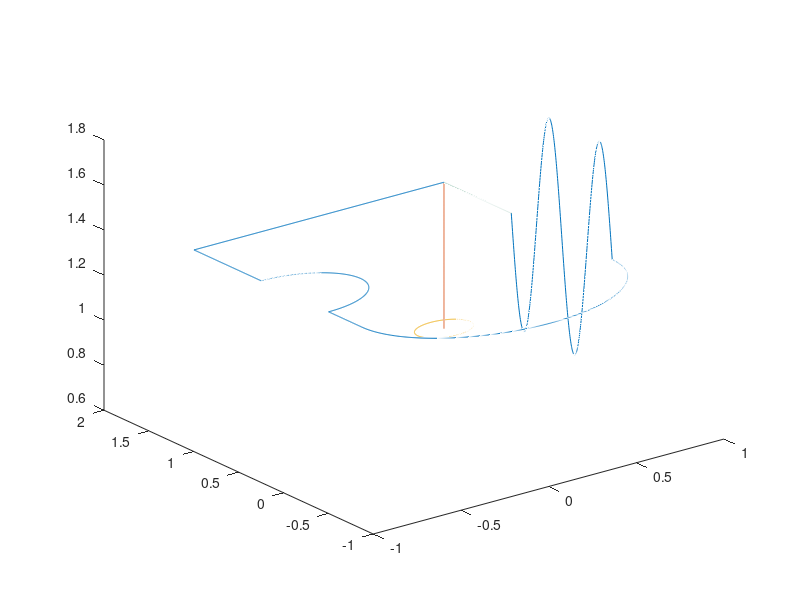

Here is the MATLAB script that generated this plot: (Note: this script raises an error after producing the figure.)
clear
set(findall(gcf,'-property','FontSize'),'FontSize',13)
set(findall(gcf,'-property','Font'),'Font','Roman')
exportFigures = false;

areaWidth = 2.05; %Width of the flight area
areaHeight = 3.45; %Height of the flight area
courseWidth = .15; %Buffer around route
courseStdHeight = 1.3; %standard height at which the drone will complete the course
ppRoute = 400; %Points per route segment
startHeight = .65; %Height at which the drone starts and stops its course route
courseScale = .75;

%Matrix definition
%x,y,z,yaw,hold time,checkpoint, ViconAvailable


%Defines the starting point
startPoint = [areaWidth/2 areaHeight/2+.5 courseStdHeight];

%Defines the first set point
firstSetPoint = [startPoint(1)-(areaWidth-courseWidth) startPoint(2) courseStdHeight];
%Generates a number of points from the start point to the first set point
courseToFirstSetPoint = [linspace(startPoint(1),firstSetPoint(1),ppRoute); linspace(startPoint(2),firstSetPoint(2),ppRoute);linspace(startPoint(3),firstSetPoint(3),ppRoute)]';
%Yaw description
yaw1 = 180*ones(ppRoute,1);
%Adds checkpoints
checkPoints = zeros(ppRoute,1);
checkPoints(1) = 1;
checkPoints(ppRoute) = 1;
%StationKeeping [s]
holdTime = zeros(ppRoute,1);
holdTime(1) = 10;
%Vicon available
vicon = ones(ppRoute,1);
%Adds the first part of the course to the total course
totalCourse = [courseToFirstSetPoint yaw1 holdTime checkPoints vicon];

%Defines the second setpoint and generates route from the first to the
%second set point
secondSetPoint = [firstSetPoint(1) firstSetPoint(2)-1 courseStdHeight];
courseToSecondSetPoint = [linspace(firstSetPoint(1),secondSetPoint(1),ppRoute); linspace(firstSetPoint(2),secondSetPoint(2),ppRoute);linspace(firstSetPoint(3),secondSetPoint(3),ppRoute)]';
yaw2 = (yaw1(1)+90)*ones(ppRoute,1);
checkPoints = zeros(ppRoute,1);
checkPoints(1) = 0;
checkPoints(ppRoute) = 1;
holdTime = zeros(ppRoute,1);
totalCourse = [totalCourse; courseToSecondSetPoint yaw2 holdTime checkPoints vicon];

%Defines the first curve in the route, radius is .5 meters
obstacleRadius = .5;
thirdSetPoint = [secondSetPoint(1) secondSetPoint(2)-2*obstacleRadius courseStdHeight];
thirdSetPointPoints = linspace(0,pi,ppRoute);
courseToThirdSetPoint = [secondSetPoint(1)+sin(thirdSetPointPoints)*obstacleRadius; secondSetPoint(2)-obstacleRadius+cos(thirdSetPointPoints)*obstacleRadius; linspace(secondSetPoint(3),thirdSetPoint(3),length(thirdSetPointPoints))]';
yaw3 = yaw2;
totalCourse = [totalCourse; courseToThirdSetPoint yaw3 holdTime checkPoints vicon];

%Generates straight line from the first curve to the second curve
fourthSetPoint = [thirdSetPoint(1) thirdSetPoint(2)-.5 courseStdHeight];
courseToFourthSetPoint = [linspace(thirdSetPoint(1),fourthSetPoint(1),ppRoute); linspace(thirdSetPoint(2),fourthSetPoint(2),ppRoute);linspace(thirdSetPoint(3),fourthSetPoint(3),ppRoute)]';
yaw4 = yaw2;
totalCourse = [totalCourse; courseToFourthSetPoint yaw4 holdTime checkPoints vicon];

%Generates the big curve in the route
bigCurveRadius = abs((fourthSetPoint(1)-startPoint(1))/2);
fifthSetPoint = [fourthSetPoint(1)+2*bigCurveRadius fourthSetPoint(2) courseStdHeight];
fifthSetPointPoints = linspace(pi,2*pi,ppRoute);
courseToFifthSetPoint = [fifthSetPoint(1)-bigCurveRadius+cos(fifthSetPointPoints)*bigCurveRadius; fifthSetPoint(2)+sin(fifthSetPointPoints)*bigCurveRadius; linspace(fourthSetPoint(3),fifthSetPoint(3),length(fifthSetPointPoints))]';
yaw5 = mod(fifthSetPointPoints*180/pi-yaw4(ppRoute),360)';
totalCourse = [totalCourse; courseToFifthSetPoint yaw5 holdTime checkPoints vicon];

%Generates straight movement along the y-axis with oscillation in the
%z-axis
sixthSetPoint = [fifthSetPoint(1) fifthSetPoint(2)+1.5 fifthSetPoint(3)];
pointsForMovements = linspace(0,4*pi,ppRoute);
zMovement = sin(pointsForMovements)*.5+fifthSetPoint(3);
courseToSixthSetPoint = [linspace(fifthSetPoint(1),sixthSetPoint(1),ppRoute);linspace(fifthSetPoint(2),sixthSetPoint(2),ppRoute); zMovement]';
yaw6 = 90*ones(ppRoute,1);
totalCourse = [totalCourse; courseToSixthSetPoint yaw6 holdTime checkPoints vicon];

%Generates route from the end of the oscillations back to the start point
endSetPoint = startPoint;
courseToEndSetPoint = [linspace(sixthSetPoint(1),endSetPoint(1),ppRoute); linspace(sixthSetPoint(2),endSetPoint(2),ppRoute);linspace(sixthSetPoint(3),endSetPoint(3),ppRoute)]';
yaw7 = yaw6;
vicon = zeros(ppRoute,1);
totalCourse = [totalCourse; courseToEndSetPoint yaw7 holdTime checkPoints vicon];


totalCourse = [totalCourse(:,1)*courseScale totalCourse(:,2)*courseScale totalCourse(:,3) totalCourse(:,4) totalCourse(:,5) totalCourse(:,6) totalCourse(:,7)];

%Draws points from start to end 
launchLanding = linspace(startHeight,startPoint(3),ppRoute);
courseToStartPoint = [linspace(startPoint(1)*courseScale,startPoint(1)*courseScale,ppRoute);linspace(startPoint(2)*courseScale,startPoint(2)*courseScale,ppRoute);launchLanding]';


%Draws takeoff/landing zone
aPoints = linspace(0,2*pi,ppRoute);
circumference = [cos(aPoints)*courseWidth+startPoint(1)*courseScale; sin(aPoints)*courseWidth+startPoint(2)*courseScale; ones(1,length(aPoints))*startHeight]';



%Plots the 3d-plot
figure(1)
plot3(totalCourse(:,1),totalCourse(:,2),totalCourse(:,3))
hold on
plot3(courseToStartPoint(:,1),courseToStartPoint(:,2),courseToStartPoint(:,3));
plot3(circumference(:,1),circumference(:,2),circumference(:,3));
%Linie for no vicon data
% Convert color code to 1-by-3 RGB array (0~1 each)
str = '#77AC30';
color = sscanf(str(2:end),'%2x%2x%2x',[1 3])/255;
plot3(totalCourse(2400:end,1),totalCourse(2400:end,2),totalCourse(2400:end,3),'Color',color)
xlimit =[-2.1 0.2];
ylimit =[-3.5 0.05];


%Draws arrow
p1 = [(startPoint(1)-.5)*courseScale (startPoint(2)+.25)*courseScale startPoint(3)];
p2 = [-1 0 0];
mArrow3(p1,p1+p2*courseScale);


legend('Course','Takeoff/Landing','Takeoff/Landing Site','No Vicon data','Location','best');
%legend('boxoff')
hold off

axis equal
grid on
view(-45,15)

x0=0;
y0=0;
plotwidth=600;
height=300;
set(gcf,'position',[x0,y0,plotwidth,height])

if exportFigures == true
    exportgraphics(gcf,'courseToFollow.pdf','ContentType','vector')
end


%Plots the 2d-plot
figure(2)
plot(totalCourse(:,1),totalCourse(:,2))
hold on
plot(circumference(:,1),circumference(:,2))
plot(totalCourse(2400:end,1),totalCourse(2400:end,2),'Color',color)
xlabel('x-axis [m]');
ylabel('y-axis [m]');
zlabel('z-axis [m]');
legend('Course','Takeoff/Landing Site','No Vicon data','Location','south east');
axis equal
grid on
x0=0;
y0=0;
plotwidth=600;
height=300;
set(gcf,'position',[x0,y0,plotwidth,height])
hold off

if exportFigures == true
   exportgraphics(gcf,'courseToFollowAbove.pdf','ContentType','vector')
end

figure(3)
%draws the line segments in different colors
C = {'r'; 'g'; 'b';'c';'m';'y';'k'}; 
plot(totalCourse(1:ppRoute,1),totalCourse(1:ppRoute,2))
hold on 
for i = 2:7
   x = totalCourse((i-1)*ppRoute:ppRoute*i,1);
   y = totalCourse((i-1)*ppRoute:ppRoute*i,2);
   plot(x, y) 
end
hold off
axis equal
legend('line segment 1','line segment 2','line segment 3','line segment 4','line segment 5','line segment 6','line segment 7')
grid on 

xlabel('x-axis [m]');
ylabel('y-axis [m]');
x0=0;
y0=0;
plotwidth=600;
height=300;
set(gcf,'position',[x0,y0,plotwidth,height])

xlim([-1.5 2.5]);
ylim([-1 2]);

%Writes route description to a csv-file
writematrix(totalCourse,'courseDescriptionHD.csv');
